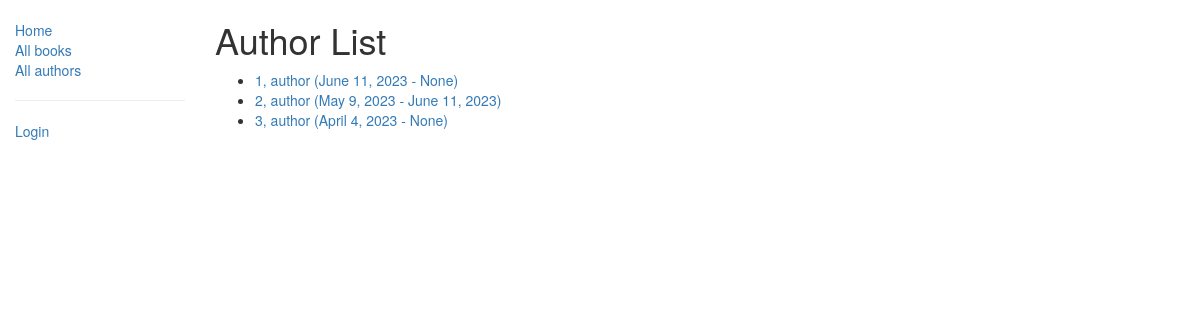
Screenshot of /catalog/authors/ with the database file from the repository.
### catalog/models.py (models this page shows, shortened)
class Author(models.Model):
    first_name = models.CharField(max_length=100)
    last_name = models.CharField(max_length=100)
    date_of_birth = models.DateField(null=True, blank=True)
    date_of_death = models.DateField('Died', null=True, blank=True)
    def get_absolute_url(self):
        return reverse('author-detail', args=[str(self.id)])

### catalog/views.py (the view)
class AuthorListView(generic.ListView):
    model = Author
    paginate_by = 10

### catalog/templates/catalog/author_list.html
{% extends "base_generic.html" %}
{% block content %}
    <h1>Author List</h1>
    {% if author_list %}
    <ul>
      {% for author in author_list %}
      <li>
        <a href="{{ author.get_absolute_url }}">{{ author.last_name }}, {{author.first_name}} ({{author.date_of_birth}} - {{ author.date_of_death }})</a>
      </li>
      {% endfor %}
    </ul>
    {% else %}
      <p>There are no authors in the library.</p>
    {% endif %}
{% endblock %}

### catalog/templates/base_generic.html (shortened to what this page needs)
<!DOCTYPE html>
<html lang="en">
<head>
  <link rel="stylesheet" href="https://maxcdn.bootstrapcdn.com/bootstrap/3.3.7/css/bootstrap.min.css">
  {% load static %}
  <link rel="stylesheet" href="{% static 'css/styles.css' %}">
</head>
<body>
  <div class="container-fluid">
    <div class="row">
      <div class="col-sm-2">
      {% block sidebar %}
      <ul class="sidebar-nav">
          <li><a href="{% url 'index' %}">Home</a></li>
          <li><a href="{% url 'books' %}">All books</a></li>
          <li><a href="{% url 'authors' %}">All authors</a></li>
      <hr>
          {% if user.is_authenticated %}<li>User: {{ user.get_username }}</li>
              <li><a href="{% url 'my-borrowed' %}">My Borrowed</a></li>
                            <li><a href="{% url 'logout'%}?next={{request.path}}">Logout</a></li>
            {% else %}
              <li><a href="{% url 'login'%}?next={{request.path}}">Login</a></li>
            {% endif %}
      </ul>
     {% endblock %}
      </div>
      <div class="col-sm-10 ">
      {% block content %}{% endblock %}
      </div>
    </div>
  </div>
</body>
</html>

### catalog/static/css/styles.css (style rules this page uses)
.sidebar-nav { margin-top: 20px; padding: 0; list-style: none; }

### rows the page displays
Author: last_name "1", first_name "author", date_of_birth "June 11, 2023", date_of_death "None"
Author: last_name "2", first_name "author", date_of_birth "May 9, 2023", date_of_death "June 11, 2023"
Author: last_name "3", first_name "author", date_of_birth "April 4, 2023", date_of_death "None"
